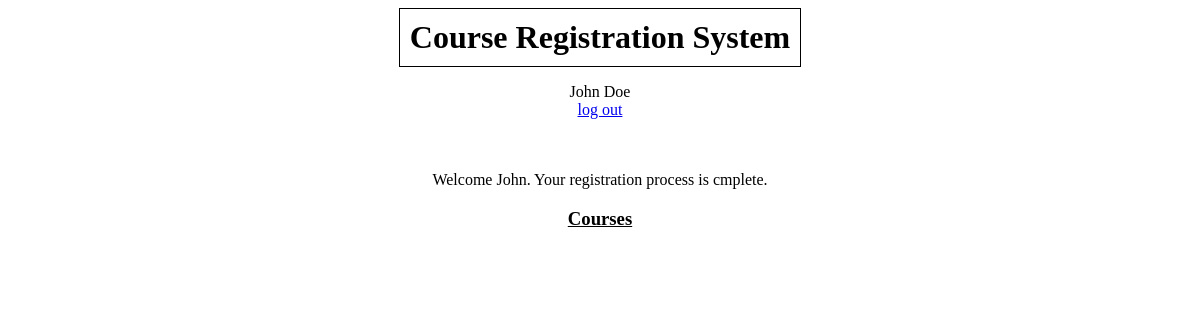
The page /studentHome2/ (signed in) on the database its author committed.
### authentication/models.py (models this page shows)
class User(AbstractUser):
    PROFESSOR = 'Professor'
    STUDENT = 'Student'
    REGISTRAR='Registrar'
    ROLE_CHOICES = (
        (PROFESSOR, 'Professor'),
        (STUDENT, 'Student'),
        (REGISTRAR, 'Registrar'),
    )
    role = models.CharField(max_length=30, choices=ROLE_CHOICES, default='Student')
    email = models.EmailField(unique=True)
    username=None
    USERNAME_FIELD = 'email'
    registration_status=models.BooleanField(default=False)
    REQUIRED_FIELDS = []
    first_name = models.CharField(max_length=20)
    last_name = models.CharField(max_length=20)
    course_count=models.IntegerField(default=0)
    objects = CustomUserManager()

### student/views.py (the view)
# urls.py: path('studentHome2/', student.views.view_courses, name='studentHome2'),
@login_required
def view_courses(request):
    registered_courses = RegisteredCourses.objects.filter(student= User.objects.get(email = request.user), select=True)
    print(registered_courses)
    context = {'registered_courses' : registered_courses}
    return render(request, 'student/view_courses.html', context )

### templates/student/view_courses.html (shortened to what this page needs)
{% extends 'base.html' %}
{% block content %}
    <p>Welcome {{request.user.first_name}}. Your registration process is cmplete.</p>
    <h3><strong><u>Courses</u></strong></h3>
{% endblock content %}

### templates/base.html (shortened to what this page needs)
<!DOCTYPE html>
<html lang="en">
    <head>
    </head>
    <body>
        <h1>Course Registration System</h1>
        {%  if user.is_authenticated %}
            <p>
                {{user.first_name}} {{user.last_name}}<br><a href="{% url 'logout' %}">log out</a>
                <br><br><br>
            </p>
        {% endif %}
        {% block content %} {% endblock content %}
    </body>
</html>

### templates/base.html (style rules this page uses)
body { text-align: center; }
h1 { display: inline-block; border: 1px solid black; padding: 10px; margin: 0 auto; }

### rows shown on the page
User: first_name "John", last_name "Doe", user.first_name "John"
